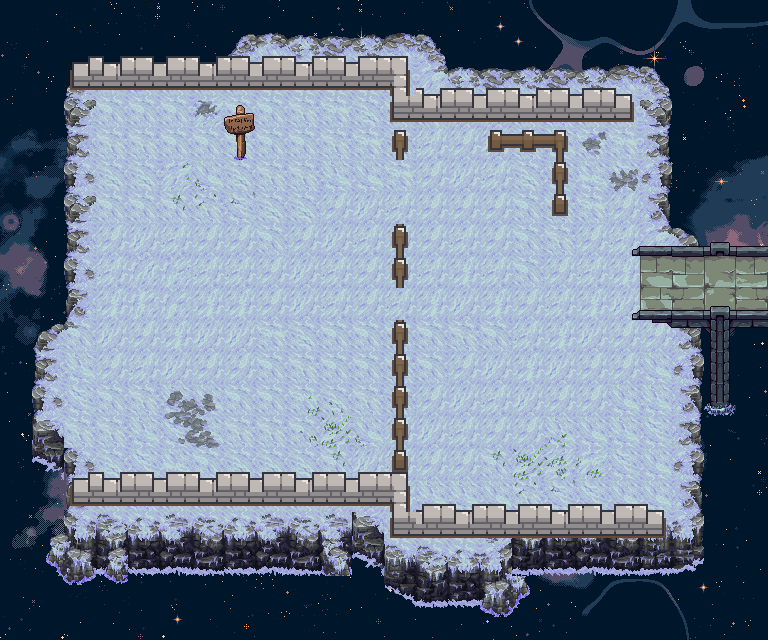

Rendered tile map (Tiled .tmx) drawn with the repository's tilesets; below, a short description and the map source with its tile grids summarised:
An orthogonal 24x20 tile map with 32x32 px tiles, 4 tile layers (ground, decorations, puzzle-walls, wall-sprites), 5 tilesets, 1 image layer and 26 objects (2x switch, cam-position, puzzle-zone).

<map version="1.10" tiledversion="1.11.0" orientation="orthogonal" renderorder="right-down" width="24" height="20" tilewidth="32" tileheight="32" infinite="0" nextlayerid="21" nextobjectid="183">
 <editorsettings>
  <export target="puzzle-test1.lua" format="lua" />
 </editorsettings>
 <properties>
  <property name="height" type="int" value="0" />
  <property name="width" type="int" value="0" />
 </properties>
 <tileset firstgid="1" name="basic grounds" tilewidth="32" tileheight="32" spacing="2" margin="1" tilecount="504" columns="42">
  <image source="tilesets/puzzle-test/32x32-ground-tilesetSheet-modified.png" width="1428" height="408" />
 </tileset>
 <tileset firstgid="505" name="cave_ [fencesAndWalls]-Sheet" tilewidth="32" tileheight="32" spacing="2" margin="1" tilecount="180" columns="15">
  <image source="tilesets/puzzle-test/cave_ [fencesAndWalls]-Sheet.png" width="510" height="408" />
 </tileset>
 <tileset firstgid="685" name="ground" tilewidth="32" tileheight="32" spacing="2" margin="1" tilecount="504" columns="42">
  <image source="tilesets/puzzle-test/32x32-ground-tilesetSheet.png" width="1428" height="408" />
 </tileset>
 <tileset firstgid="1189" name="snowyForest" tilewidth="32" tileheight="32" tilecount="2400" columns="48">
  <image source="tilesets/RPGW_SnowyLands_v2.0/MainLev2.0.png" width="1536" height="1600" />
 </tileset>
 <tileset firstgid="3589" name="3buttons-Sheet" tilewidth="32" tileheight="32" spacing="2" margin="1" tilecount="12" columns="4">
  <image source="tilesets/puzzle-test/3buttons-Sheet.png" width="136" height="102" />
 </tileset>
 <imagelayer id="11" name="space" locked="1" parallaxx="0.3" parallaxy="0.3" repeatx="1" repeaty="1">
  <image source="../assets/backgrounds/space-background.png" width="800" height="800" />
 </imagelayer>
 <layer id="1" name="ground" width="24" height="20" locked="1">
  <data>[480 cells, 340 non-empty, 98 distinct tile ids]</data>
 </layer>
 <layer id="12" name="decorations" width="24" height="20" locked="1">
  <data>[480 cells, 24 non-empty, 24 distinct tile ids]</data>
 </layer>
 <objectgroup id="20" name="walls" visible="0" locked="1">
  <object id="162" x="390" y="86" width="278.667" height="36.6667" />
  <object id="163" x="70.6667" y="54.6667" width="337.333" height="37.3333" />
  <object id="164" x="53.3333" y="78" width="22" height="254" />
  <object id="165" x="30" y="323.333" width="22.6667" height="157.333" />
  <object id="166" x="52" y="434.667" width="22.6667" height="84" />
  <object id="168" x="68.6667" y="468.667" width="340" height="36.6667" />
  <object id="169" x="391.333" y="500.667" width="314" height="38.6667" />
  <object id="171" x="684.667" y="321.333" width="24" height="219.333" />
  <object id="172" x="654.667" y="115.333" width="22.6667" height="139.333" />
  <object id="173" x="393.333" y="123.333" width="12.6667" height="36.6667" />
  <object id="174" x="394" y="224" width="12.6667" height="62.6667" />
  <object id="175" x="392.667" y="321.333" width="15.3333" height="154.667" />
  <object id="176" x="484.5" y="127.5" width="84" height="25.75" />
  <object id="178" x="549.25" y="152.75" width="22.75" height="63.5" />
 </objectgroup>
 <layer id="18" name="puzzle-walls" width="24" height="20" locked="1">
  <data>[480 cells, 13 non-empty, 6 distinct tile ids]</data>
 </layer>
 <layer id="5" name="wall-sprites" width="24" height="20" locked="1">
  <data>[480 cells, 116 non-empty, 23 distinct tile ids]</data>
 </layer>
 <objectgroup id="8" name="green-puzzle" locked="1">
  <object id="70" gid="3595" x="320" y="320" width="32" height="32" />
  <object id="94" gid="3595" x="384" y="320" width="32" height="32" />
  <object id="71" gid="3595" x="288" y="320" width="32" height="32" />
  <object id="93" gid="3595" x="352" y="320" width="32" height="32" />
  <object id="96" name="switch" gid="3594" x="512" y="192" width="32" height="32" />
 </objectgroup>
 <objectgroup id="14" name="blue-puzzle" locked="1">
  <object id="100" gid="3591" x="384" y="192" width="32" height="32" />
  <object id="101" gid="3591" x="384" y="224" width="32" height="32" />
  <object id="102" name="switch" gid="3590" x="256" y="320" width="32" height="32" />
 </objectgroup>
 <objectgroup id="3" name="spawn-point" visible="0" locked="1">
  <object id="8" x="114" y="270">
   <point />
  </object>
 </objectgroup>
 <objectgroup id="13" name="next-level" visible="0" locked="1">
  <object id="40" x="640" y="256" width="128" height="64" />
 </objectgroup>
 <objectgroup id="17" name="cam" visible="0" locked="1">
  <object id="180" name="cam-position" x="400.667" y="253.333">
   <properties>
    <property name="zoom" type="float" value="1.5" />
   </properties>
   <point />
  </object>
  <object id="181" name="puzzle-zone" x="218.667" y="108" width="347.333" height="264" />
 </objectgroup>
</map>
